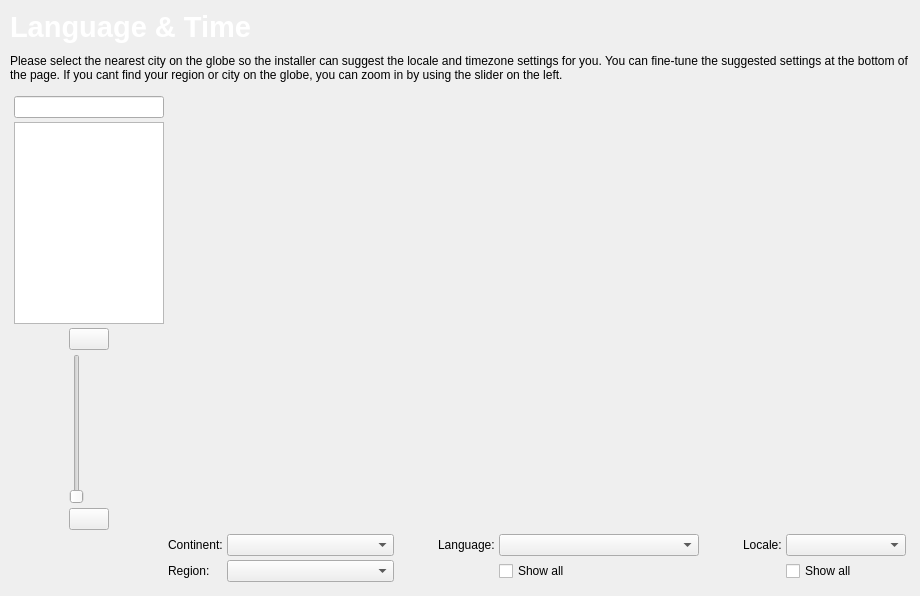
<?xml version="1.0" encoding="UTF-8"?>
<ui version="4.0">
 <class>TribeLocale</class>
 <widget class="QWidget" name="TribeLocale">
  <property name="geometry">
   <rect>
    <x>0</x>
    <y>0</y>
    <width>920</width>
    <height>596</height>
   </rect>
  </property>
  <property name="windowTitle">
   <string>Form</string>
  </property>
  <layout class="QVBoxLayout" name="verticalLayout">
   <property name="spacing">
    <number>10</number>
   </property>
   <property name="margin">
    <number>10</number>
   </property>
   <item>
    <widget class="QLabel" name="label_4">
     <property name="font">
      <font>
       <pointsize>14</pointsize>
      </font>
     </property>
     <property name="text">
      <string>&lt;!DOCTYPE HTML PUBLIC &quot;-//W3C//DTD HTML 4.0//EN&quot; &quot;http://www.w3.org/TR/REC-html40/strict.dtd&quot;&gt;
&lt;html&gt;&lt;head&gt;&lt;meta name=&quot;qrichtext&quot; content=&quot;1&quot; /&gt;&lt;style type=&quot;text/css&quot;&gt;
p, li { white-space: pre-wrap; }
&lt;/style&gt;&lt;/head&gt;&lt;body style=&quot; font-family:'Bitstream Vera Sans'; font-size:9pt; font-weight:400; font-style:normal;&quot;&gt;
&lt;p style=&quot; margin-top:0px; margin-bottom:0px; margin-left:0px; margin-right:0px; -qt-block-indent:0; text-indent:0px; font-family:'Sans Serif'; font-size:10pt;&quot;&gt;&lt;span style=&quot; font-size:22pt; font-weight:600; color:#ffffff;&quot;&gt;Language &amp;amp; Time&lt;/span&gt;&lt;/p&gt;&lt;/body&gt;&lt;/html&gt;</string>
     </property>
     <property name="alignment">
      <set>Qt::AlignLeading|Qt::AlignLeft|Qt::AlignVCenter</set>
     </property>
    </widget>
   </item>
   <item>
    <widget class="QLabel" name="label_5">
     <property name="text">
      <string>Please select the nearest city on the globe so the installer can suggest the locale and timezone settings for you. You can fine-tune the suggested settings at the bottom of the page. If you cant find your region or city on the globe, you can zoom in by using the slider on the left.</string>
     </property>
     <property name="wordWrap">
      <bool>true</bool>
     </property>
    </widget>
   </item>
   <item>
    <layout class="QGridLayout" name="gridLayout_2">
     <property name="margin">
      <number>4</number>
     </property>
     <property name="spacing">
      <number>4</number>
     </property>
     <item row="0" column="0">
      <widget class="KLineEdit" name="locationsSearch">
       <property name="sizePolicy">
        <sizepolicy hsizetype="Preferred" vsizetype="Fixed">
         <horstretch>0</horstretch>
         <verstretch>0</verstretch>
        </sizepolicy>
       </property>
       <property name="clickMessage">
        <string>Search...</string>
       </property>
      </widget>
     </item>
     <item row="0" column="1" rowspan="3">
      <widget class="Marble::MarbleWidget" name="marble" native="true">
       <property name="sizePolicy">
        <sizepolicy hsizetype="MinimumExpanding" vsizetype="MinimumExpanding">
         <horstretch>0</horstretch>
         <verstretch>0</verstretch>
        </sizepolicy>
       </property>
      </widget>
     </item>
     <item row="1" column="0">
      <widget class="QListView" name="locationsView">
       <property name="sizePolicy">
        <sizepolicy hsizetype="Maximum" vsizetype="Expanding">
         <horstretch>0</horstretch>
         <verstretch>0</verstretch>
        </sizepolicy>
       </property>
       <property name="maximumSize">
        <size>
         <width>150</width>
         <height>16777215</height>
        </size>
       </property>
      </widget>
     </item>
     <item row="2" column="0">
      <layout class="QGridLayout" name="gridLayout">
       <item row="2" column="0">
        <widget class="QSlider" name="zoomSlider">
         <property name="minimum">
          <number>50</number>
         </property>
         <property name="maximum">
          <number>80</number>
         </property>
         <property name="orientation">
          <enum>Qt::Vertical</enum>
         </property>
        </widget>
       </item>
       <item row="3" column="0">
        <widget class="QPushButton" name="zoomOutButton">
         <property name="sizePolicy">
          <sizepolicy hsizetype="Maximum" vsizetype="Fixed">
           <horstretch>0</horstretch>
           <verstretch>0</verstretch>
          </sizepolicy>
         </property>
         <property name="text">
          <string/>
         </property>
        </widget>
       </item>
       <item row="1" column="0">
        <widget class="QPushButton" name="zoomInButton">
         <property name="sizePolicy">
          <sizepolicy hsizetype="Maximum" vsizetype="Fixed">
           <horstretch>0</horstretch>
           <verstretch>0</verstretch>
          </sizepolicy>
         </property>
         <property name="layoutDirection">
          <enum>Qt::LeftToRight</enum>
         </property>
         <property name="text">
          <string/>
         </property>
        </widget>
       </item>
      </layout>
     </item>
     <item row="5" column="1">
      <layout class="QGridLayout" name="gridLayout_3">
       <item row="0" column="0">
        <widget class="QLabel" name="label">
         <property name="sizePolicy">
          <sizepolicy hsizetype="Preferred" vsizetype="Preferred">
           <horstretch>0</horstretch>
           <verstretch>0</verstretch>
          </sizepolicy>
         </property>
         <property name="minimumSize">
          <size>
           <width>0</width>
           <height>0</height>
          </size>
         </property>
         <property name="text">
          <string>Continent:</string>
         </property>
        </widget>
       </item>
       <item row="0" column="1">
        <widget class="QComboBox" name="continentCombo">
         <property name="sizePolicy">
          <sizepolicy hsizetype="Expanding" vsizetype="Fixed">
           <horstretch>0</horstretch>
           <verstretch>0</verstretch>
          </sizepolicy>
         </property>
         <property name="maximumSize">
          <size>
           <width>250</width>
           <height>16777215</height>
          </size>
         </property>
        </widget>
       </item>
       <item row="0" column="3">
        <widget class="QLabel" name="label_3">
         <property name="text">
          <string>Language:</string>
         </property>
        </widget>
       </item>
       <item row="0" column="4" colspan="3">
        <widget class="QComboBox" name="kdeLanguageCombo">
         <property name="sizePolicy">
          <sizepolicy hsizetype="Expanding" vsizetype="Fixed">
           <horstretch>0</horstretch>
           <verstretch>0</verstretch>
          </sizepolicy>
         </property>
         <property name="minimumSize">
          <size>
           <width>200</width>
           <height>0</height>
          </size>
         </property>
        </widget>
       </item>
       <item row="0" column="8">
        <widget class="QLabel" name="label_2">
         <property name="text">
          <string>Locale:</string>
         </property>
        </widget>
       </item>
       <item row="0" column="9" colspan="2">
        <widget class="QComboBox" name="localeCombo">
         <property name="sizePolicy">
          <sizepolicy hsizetype="Expanding" vsizetype="Fixed">
           <horstretch>0</horstretch>
           <verstretch>0</verstretch>
          </sizepolicy>
         </property>
         <property name="minimumSize">
          <size>
           <width>120</width>
           <height>0</height>
          </size>
         </property>
        </widget>
       </item>
       <item row="0" column="2">
        <spacer name="horizontalSpacer">
         <property name="orientation">
          <enum>Qt::Horizontal</enum>
         </property>
         <property name="sizeType">
          <enum>QSizePolicy::Fixed</enum>
         </property>
         <property name="sizeHint" stdset="0">
          <size>
           <width>40</width>
           <height>20</height>
          </size>
         </property>
        </spacer>
       </item>
       <item row="0" column="7">
        <spacer name="horizontalSpacer_2">
         <property name="orientation">
          <enum>Qt::Horizontal</enum>
         </property>
         <property name="sizeType">
          <enum>QSizePolicy::Fixed</enum>
         </property>
         <property name="sizeHint" stdset="0">
          <size>
           <width>40</width>
           <height>20</height>
          </size>
         </property>
        </spacer>
       </item>
       <item row="1" column="9" colspan="2">
        <widget class="QCheckBox" name="showLocalesCheck">
         <property name="text">
          <string>Show all</string>
         </property>
        </widget>
       </item>
       <item row="1" column="4" colspan="3">
        <widget class="QCheckBox" name="showKDELangsCheck">
         <property name="text">
          <string>Show all</string>
         </property>
        </widget>
       </item>
       <item row="1" column="0">
        <widget class="QLabel" name="label_6">
         <property name="text">
          <string>Region: </string>
         </property>
        </widget>
       </item>
       <item row="1" column="1">
        <widget class="QComboBox" name="regionCombo"/>
       </item>
      </layout>
     </item>
    </layout>
   </item>
  </layout>
 </widget>
 <customwidgets>
  <customwidget>
   <class>KLineEdit</class>
   <extends>QLineEdit</extends>
   <header>klineedit.h</header>
  </customwidget>
  <customwidget>
   <class>Marble::MarbleWidget</class>
   <extends>QWidget</extends>
   <header location="global">marble/MarbleWidget.h</header>
   <container>1</container>
  </customwidget>
 </customwidgets>
 <resources/>
 <connections/>
</ui>
